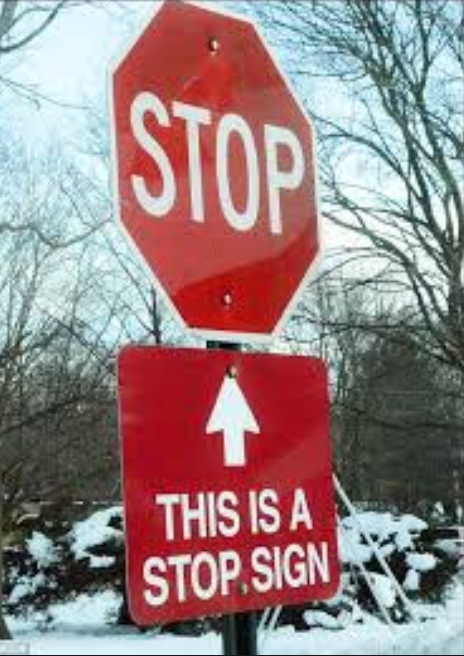
#> input picture Camera_calibration/trafficsign.PNG, 464 x 656 px, given in place of the camera
$ python hough.py
#> lines starting #> are read from the running program, lines starting #| are printed output that depends on the picture; after the words box and inside, x2 and y2 are one past the last pixel; in counts of white or black regions, pixels touching at a corner belong together; pictures that were not available may be replaced by others from this repository, and a replacement may not be noted
import cv2
import numpy as np

cap=cv2.VideoCapture(0)
_,img=cap.read()
#> img is the input picture: shape (656, 464, 3); mean B, G, R 132.1, 131.2, 152.5
planets=cv2.imread('planets.PNG')

grayplanet=cv2.cvtColor(planets,cv2.COLOR_BGR2GRAY)
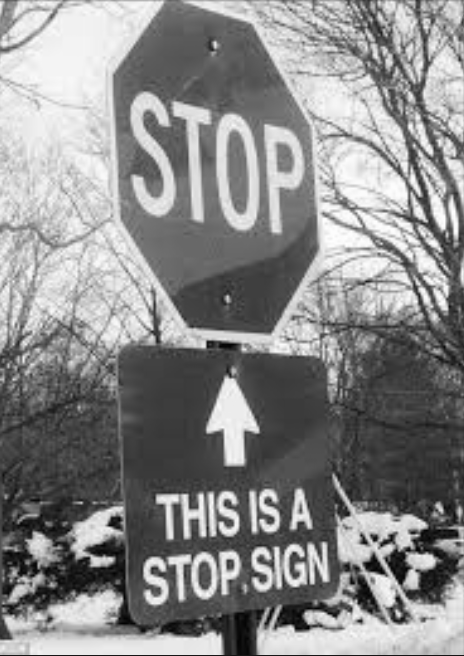
#> grayplanet: shape (656, 464); min 1, max 254, mean 137.7
_,img=cap.read()
imggray=cv2.cvtColor(img,cv2.COLOR_BGR2GRAY)
edge=cv2.Canny(imggray,50,70)
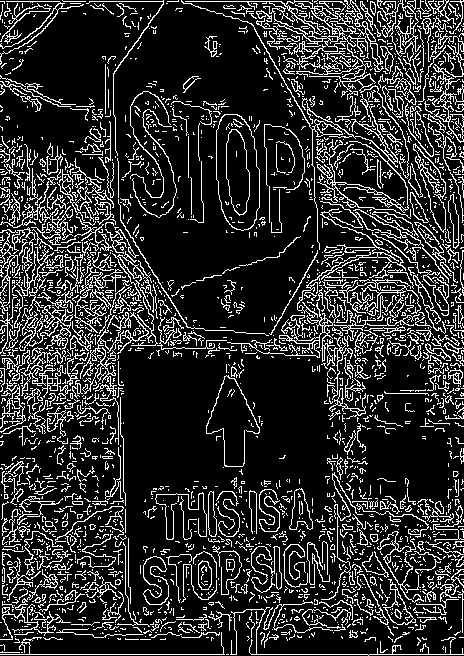
#> edge: shape (656, 464); 17.8% white in thin lines or dots
minlength=20
maxgap=5
line=cv2.HoughLinesP(edge,1,np.pi/180,120,0,minLineLength=minlength,maxLineGap=maxgap)
#> line = 642 rows, first 6: [251, 654, 463, 654], [0, 1, 463, 1], [22, 172, 22, 150], [105, 546, 105, 524], [462, 259, 462, 234], [32, 397, 32, 288]
for i,j,k,l in line[0]:
    cv2.line(img,(i,j),(k,l),(0,255,0),2)
#> this loop made 1 pass
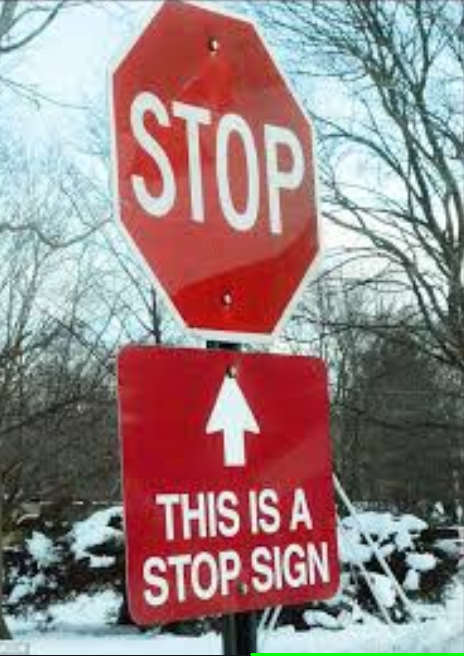
#> img: shape (656, 464, 3); 0.21% of pixels changed, all inside (x1, y1, x2, y2) = (250, 653, 464, 656)
circles=cv2.HoughCircles(grayplanet,cv2.HOUGH_GRADIENT,1,120,param1=100,param2=30,minRadius=0,maxRadius=0)
#> circles = 17 rows, first 8: [235.5, 394.5, 226.9], [242.5, 178.5, 177.8], [177.5, 60.5, 272.1], [149.5, 478.5, 145.6], [179.5, 283.5, 163.4], [416.5, 444.5, 172.9], [316.5, 511.5, 109.2], [386.5, 184.5, 72.6]
print(circles)
#> (printed output is left out)
for i in circles[0]:
    cv2.circle(planets,(int(i[0]),int(i[1])),int(i[2]),(255,0,0),2)
#> this loop made 17 passes
#> i on passes 1 to 12: [235.5, 394.5, 226.9], [242.5, 178.5, 177.8], [177.5, 60.5, 272.1], [149.5, 478.5, 145.6], [179.5, 283.5, 163.4], [416.5, 444.5, 172.9], [316.5, 511.5, 109.2], [386.5, 184.5, 72.6], [20.5, 452.5, 103], [48.5, 279.5, 42.7], [69.5, 138.5, 67], [378.5, 50.5, 36.9]
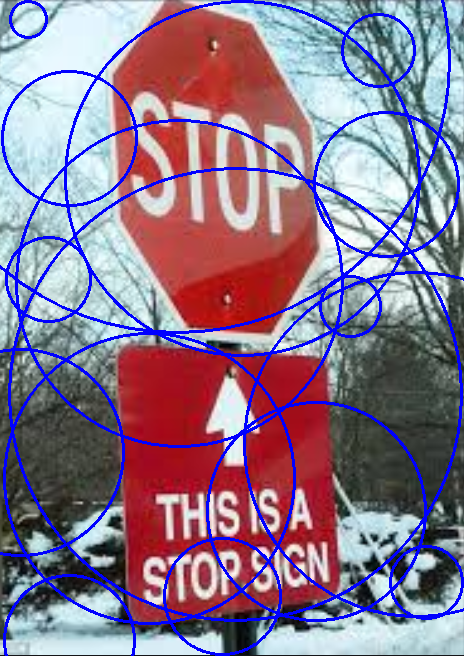
#> planets: shape (656, 464, 3); 8.75% of pixels changed, all inside (x1, y1, x2, y2) = (0, 0, 464, 656)
cv2.imshow('edges',edge)
cv2.imshow('img',img)
cv2.imshow('planets',planets)
cv2.imshow('grayplanet',grayplanet)
cv2.waitKey(0)
